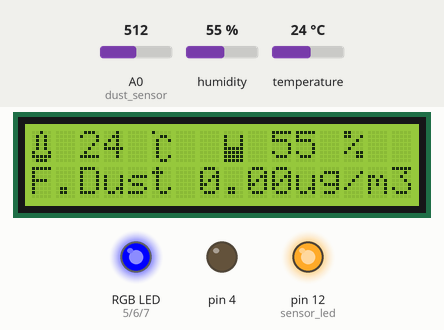
Bench run of a sketch on a simulated Arduino Uno, built with avr-gcc and run on an emulated ATmega328P. On the bench: 16×2 character LCD, an RGB LED mixed from three pins (HIGH = lit), output pins drawn as LEDs (lit = HIGH). The inputs (shaded band) are chosen by the test bench; at power-on: A0 (dust_sensor) = 512, humidity 55 %, temperature 24 °C. What the sketch prints to the serial monitor is not drawn.

Above: at 1.3 s.
1.4 s: A0 (dust_sensor) set to 534
At 7.3 s:
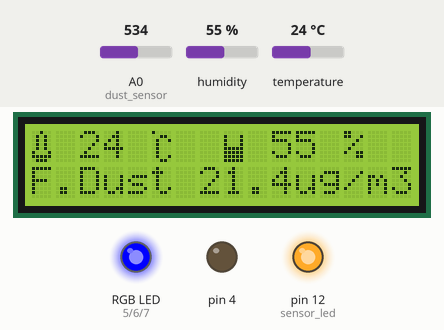
7.6 s: A0 (dust_sensor) set to 550
At 11.1 s:
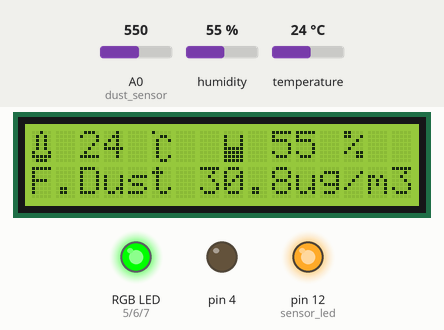
13.8 s: A0 (dust_sensor) set to 586
At 14.7 s:
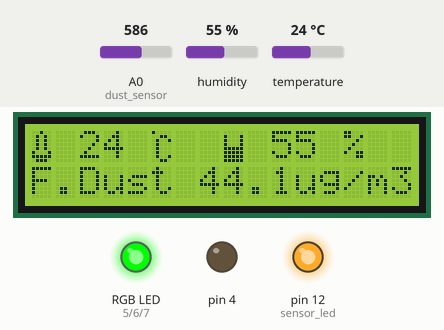
16.4 s: A0 (dust_sensor) set to 594
At 21.6 s:
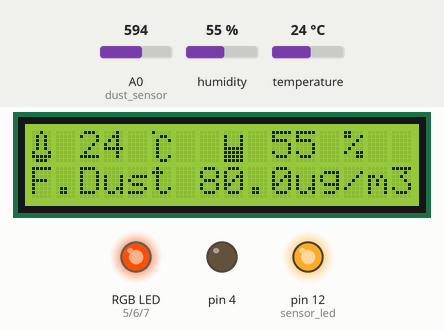
22.6 s: humidity set to 22 %
At 24.5 s:
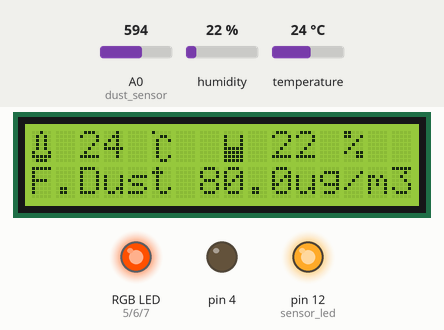
24.8 s: temperature set to 12 °C
At 26.5 s:
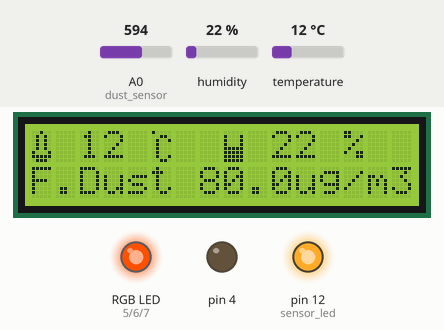
Timing chart, 0 to 27.9 s (numbered marks = the images above; inputs shaded):
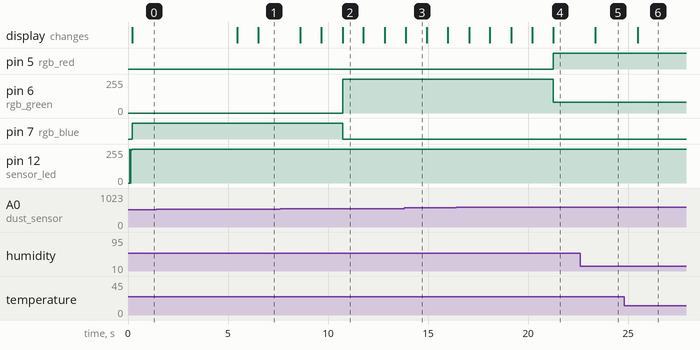

The sketch:

SZH-ME006.ino
```cpp
#include <Wire.h>
#include <LiquidCrystal_I2C.h>
#include <DHT.h>
#define DHTPIN A1
#define DHTTYPE DHT11
DHT dht(DHTPIN, DHTTYPE);

int dust_sensor = A0;

int rgb_red = 5;
int rgb_green = 6;
int rgb_blue = 7;

float dust_value = 0;
float dust_Densityug = 0;

int sensor_led = 12;
int sampling = 280;
int waiting = 40;
float stop_time = 9680;

double five_dust[5] = {0};
double recent_dust = 0;
double total_dust = 0;

float dust_init = 0;
float dust_initial = 0;

LiquidCrystal_I2C lcd(0x27, 16, 2);

byte humi[8] = {
  0b00000,
  0b10001,
  0b10001,
  0b10001,
  0b11111,
  0b11111,
  0b11111,
  0b11111,
};

byte temp[8] = {
  0b00100,
  0b01010,
  0b01010,
  0b01010,
  0b01010,
  0b10001,
  0b11111,
  0b01110,
};

byte char_temp[8] = {
  0b10000,
  0b00110,
  0b01001,
  0b01000,
  0b01000,
  0b01000,
  0b01001,
  0b00110,
};

void setup() {
  lcd.init();
  lcd.backlight();
  lcd.createChar(1, temp);
  lcd.createChar(2, humi);
  lcd.createChar(3, char_temp);
  pinMode(sensor_led, OUTPUT);
  pinMode(4, OUTPUT);

  pinMode(rgb_red, OUTPUT);
  pinMode(rgb_green, OUTPUT);
  pinMode(rgb_blue, OUTPUT);

  Serial.begin(9600);

  for (int i = 0; i < 5; i++)
  {
    digitalWrite(sensor_led, LOW);
    delayMicroseconds(sampling);
    dust_init += analogRead(dust_sensor);
    delayMicroseconds(waiting);
    digitalWrite(sensor_led, HIGH);
    delayMicroseconds(stop_time);
  }
  dust_initial = (((dust_init / 5) * 5.0) / 1024.0);
  Serial.print("dust_initial: ");
  Serial.println(dust_initial);
}

void loop() {
  digitalWrite(sensor_led, LOW);
  delayMicroseconds(sampling);

  int count = 0;
  dust_value = analogRead(dust_sensor);

  delayMicroseconds(waiting);

  digitalWrite(sensor_led, HIGH);
  delayMicroseconds(stop_time);

  recent_dust = (((dust_value * (5.0 / 1024)) - dust_initial) / 0.005);
  five_dust[4] = recent_dust;
  total_dust = five_dust[4];

  for (int i = 0; i < 4; i++)
  {
    total_dust += five_dust[i];
    five_dust[i] = five_dust[i + 1];
  }
  if (five_dust[0] != 0)
  {
    dust_Densityug = total_dust / 5;
    Serial.print("Dust Density [ug/m^3]: ");
    Serial.println(dust_Densityug);
  }

  int humi = dht.readHumidity();
  int temp = dht.readTemperature();

  Serial.print("humidity: ");
  Serial.println(humi);
  Serial.print("\t temperature: ");
  Serial.println(temp);

  Serial.println();

  lcd.setCursor(0, 0);
  lcd.write(byte(1));
  lcd.setCursor(2, 0);
  lcd.print((int)temp);
  lcd.setCursor(5, 0);
  lcd.write(byte(3));

  lcd.setCursor(8, 0);
  lcd.write(byte(2));
  lcd.setCursor(10, 0);
  lcd.print(humi);
  lcd.setCursor(13, 0);
  lcd.print("%");

  lcd.setCursor(0, 1);
  lcd.print("F.Dust");
  lcd.setCursor(7, 1);
  lcd.print(dust_Densityug);
  lcd.setCursor(11, 1);
  lcd.print("ug/m3");

  if (dust_Densityug <= 30.0)
    light(0, 0, 255);
  else if (30.0 < dust_Densityug && dust_Densityug <= 80.0)
    light(0, 255, 0);
  else if (80.0 < dust_Densityug && dust_Densityug <= 150.0)
    light(255, 80, 1);
  else
    light(255, 0, 0);

  delay(1000);
}

void light(int a, int b, int c) {
  analogWrite(rgb_red, a);
  analogWrite(rgb_green, b);
  analogWrite(rgb_blue, c);
}
```

Measured:
- the behaviour switches between 542 and 543 on A0 (dust_sensor) (found by bisection; images 1 and 2)
- the behaviour switches between 593 and 594 on A0 (dust_sensor) (found by bisection; images 3 and 4)
- after the input at 1.4 s, the display: first changes after 4.1 s (image 1 shows a later state)
- after the input at 7.6 s, pin 6 (rgb_green): 0/255 → 255/255 after 3.1 s; pin 7 (rgb_blue): HIGH → LOW after 3.1 s; the display: first changes after 1.0 s (image 2 shows a later state)
- after the input at 13.8 s, the display: changes after 0.08 s (image 3)
- after the input at 16.4 s, pin 5 (rgb_red): LOW → HIGH after 4.9 s; pin 6 (rgb_green): 255/255 → 80/255 after 4.9 s
- after the input at 22.6 s, the display: changes after 0.77 s (image 5)
- after the input at 24.8 s, the display: changes after 0.68 s (image 6)
